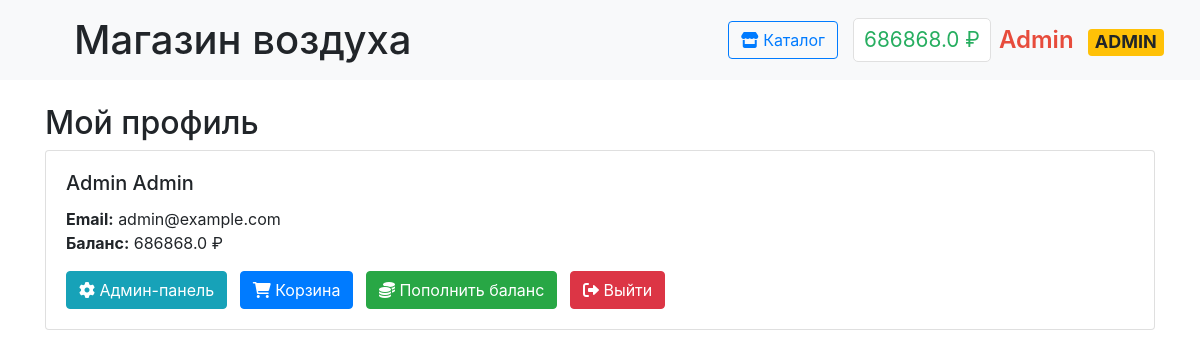
Screenshot of /profile (signed in) with the database file from the repository.
### data/users.py (models this page shows, shortened)
class User(SqlAlchemyBase, UserMixin):
    __tablename__ = 'users'
    id = Column(Integer, primary_key=True, autoincrement=True)
    surname = Column(String, nullable=False)
    name = Column(String, nullable=False)
    email = Column(String, unique=True, nullable=False)
    hashed_password = Column(String, nullable=False)
    balance = Column(Float, default=0)
    is_admin = Column(Boolean, default=False)

### main.py (the view)
@app.route('/profile')
@login_required
def profile():
    return render_template('profile.html', user=current_user)

### data/db_session.py (called while the page is built)
def create_session() -> Session:
    global __factory
    return __factory()

### main.py (called while the page is built)
@login_manager.user_loader
def load_user(user_id):
    db_sess = db_session.create_session()
    return db_sess.get(User, user_id)

### templates/profile.html
{% extends "base.html" %}
{% block content %}
<div class="container mt-4">
    <h2>Мой профиль</h2>
    <div class="card">
        <div class="card-body">
            <h5 class="card-title">{{ user.name }} {{ user.surname }}</h5>
            <p class="card-text">
                <strong>Email:</strong> {{ user.email }}<br>
                <strong>Баланс:</strong> {{ user.balance }} ₽
            </p>
            <div class="mt-3">
                {% if user.is_admin %}
                <a href="{{ url_for('admin_panel') }}" class="btn btn-info mr-2">
                    <i class="fas fa-cog"></i> Админ-панель
                </a>
                {% endif %}
                <a href="{{ url_for('cart') }}" class="btn btn-primary mr-2">
                    <i class="fas fa-shopping-cart"></i> Корзина
                </a>
                <a href="{{ url_for('payment') }}" class="btn btn-success mr-2">
                    <i class="fas fa-coins"></i> Пополнить баланс
                </a>
                <a href="{{ url_for('logout') }}" class="btn btn-danger">
                    <i class="fas fa-sign-out-alt"></i> Выйти
                </a>
            </div>
        </div>
    </div>
</div>
{% endblock %}

### templates/base.html (shortened to what this page needs)
<!doctype html>
<html lang="en">
<head>
    <link rel="stylesheet" href="https://stackpath.bootstrapcdn.com/bootstrap/4.4.1/css/bootstrap.min.css">
    <link rel="stylesheet" href="https://cdnjs.cloudflare.com/ajax/libs/font-awesome/6.0.0/css/all.min.css">
    <link rel="stylesheet" href="{{ url_for('static', filename='css/style.css') }}">
</head>
<body>
<nav class="navbar navbar-light bg-light">
    <div class="navbar-container">
        <h1 class="m-2" style="padding-left: 30px;">Магазин воздуха</h1>
        <div class="nav-section">
            {% if current_user.is_authenticated %}
                <a href="{{ url_for('index') }}" class="btn btn-outline-primary">
                    <i class="fas fa-store"></i> Каталог
                </a>
                <div class="d-flex align-items-center">
                    <span class="balance mr-2" onclick="window.location.href='{{ url_for('payment') }}'">
                        {{ current_user.balance }} ₽
                    </span>
                    <span class="username {% if current_user.is_admin %}admin-badge{% endif %}"
                          onclick="window.location.href='{{ url_for('profile') }}'">
                        {{ current_user.name }}
                        {% if current_user.is_admin %}<span class="badge badge-warning ml-2">ADMIN</span>{% endif %}
                    </span>
                </div>
            {% endif %}
        </div>
    </div>
</nav>
<main>
    {% block content %}{% endblock %}
</main>
</body>
</html>

### static/css/style.css (style rules this page uses)
.navbar-container { width: 100%; display: flex; justify-content: space-between; align-items: center; }
.nav-section { display: flex; align-items: center; gap: 15px; }
.username { font-size: 1.5rem; font-weight: 600; color: #2c3e50; cursor: pointer; margin: 0; }
.balance { font-size: 1.3rem; color: #27ae60; background: white; padding: 5px 10px; border-radius: 5px; cursor: pointer; border: 1px solid #e0e0e0; margin: 0; }
.admin-badge { color: #e74c3c; }
.navbar-container { display: flex; justify-content: space-between; align-items: center; width: 100%; padding: 0 20px; }

### rows the page displays
User: balance "686868.0", name "Admin", surname "Admin", email "admin@example.com"
